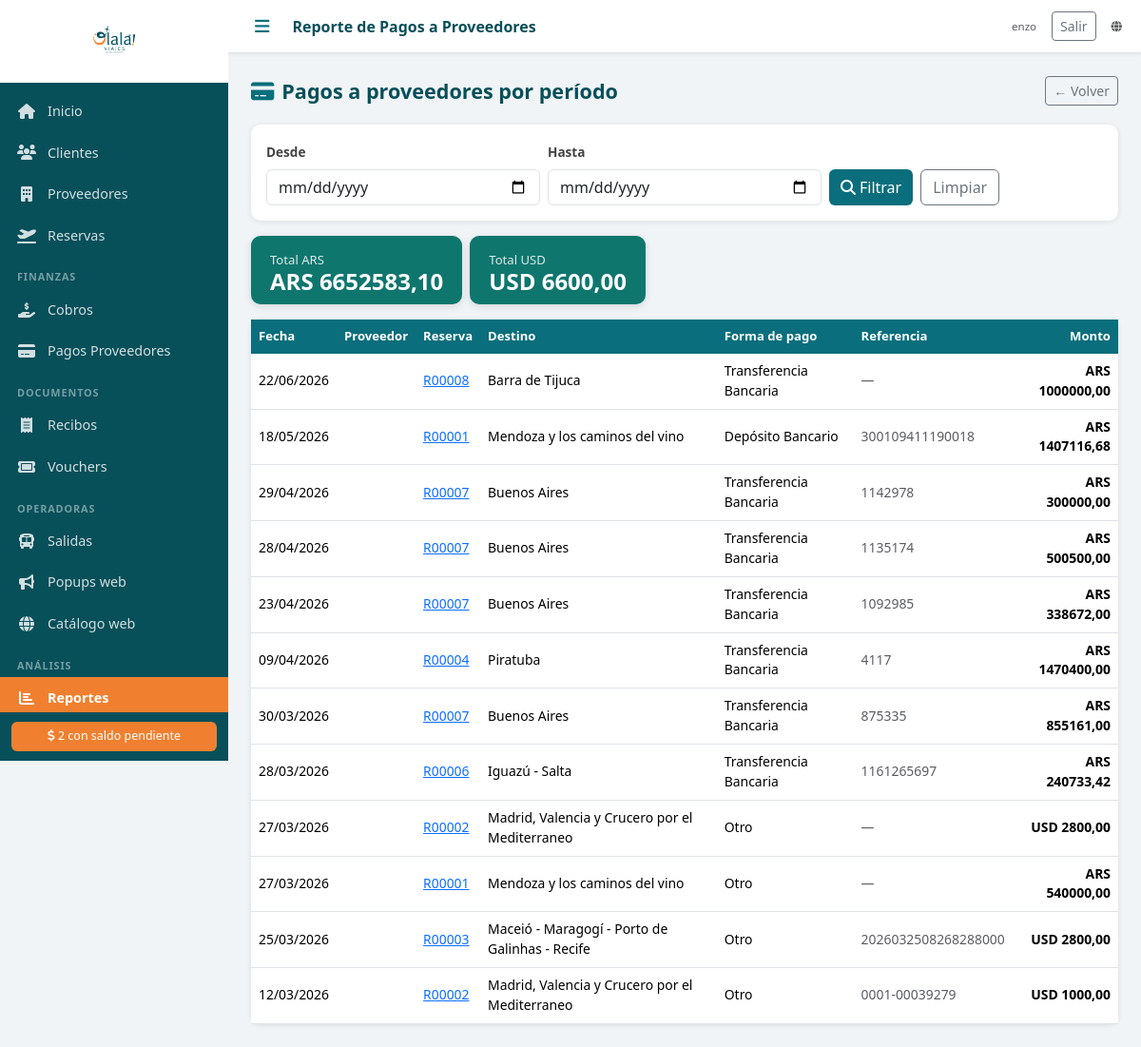
Page /reportes/pagos/ (signed in) on the committed database.
### agencia/models.py (models this page shows, shortened)
class PagoProveedor(models.Model):
    reserva = models.ForeignKey(Reserva, on_delete=models.PROTECT, related_name='pagos_proveedor', verbose_name='Reserva')
    fecha = models.DateField('Fecha')
    monto = models.DecimalField('Monto', max_digits=12, decimal_places=2)
    moneda = models.CharField('Moneda', max_length=3, choices=MONEDAS, default='ARS')
    forma_pago = models.CharField('Forma de pago', max_length=20, choices=FORMAS_PAGO)
    referencia = models.CharField('Referencia / Nro. comprobante', max_length=200, blank=True)
    notas = models.TextField('Notas', blank=True)
    comprobante = models.FileField('Comprobante', upload_to='comprobantes/', blank=True, null=True)
    created_at = models.DateTimeField(auto_now_add=True)
    class Meta:
        verbose_name = 'Pago a Proveedor'
        verbose_name_plural = 'Pagos a Proveedores'
        ordering = ['-fecha']

class Reserva(models.Model):
    ESTADOS = [
        ('PENDIENTE', 'Pendiente'),
        ('CONFIRMADA', 'Confirmada'),
        ('EN_CURSO', 'En curso'),
        ('COMPLETADA', 'Completada'),
        ('CANCELADA', 'Cancelada'),
    ]
    numero = models.CharField('Nro. Reserva', max_length=20, unique=True, blank=True)
    cliente = models.ForeignKey(Cliente, on_delete=models.PROTECT, verbose_name='Cliente titular', related_name='reservas')
    descripcion = models.TextField('Descripción / Observaciones', blank=True)
    destino = models.CharField('Destino', max_length=200)
    fecha_salida = models.DateField('Fecha de salida')
    fecha_regreso = models.DateField('Fecha de regreso', null=True, blank=True)
    pasajeros_adicionales = models.ManyToManyField(
        Cliente, related_name='reservas_como_pasajero',
        blank=True, verbose_name='Pasajeros adicionales'
    )
    precio_venta = models.DecimalField('Precio de venta', max_digits=12, decimal_places=2, default=0)
    moneda_venta = models.CharField('Moneda venta', max_length=3, choices=MONEDAS, default='ARS')
    comision_porcentaje = models.DecimalField('Comisión (%)', max_digits=5, decimal_places=2, default=0)
    estado = models.CharField('Estado', max_length=20, choices=ESTADOS, default='PENDIENTE')
    notas = models.TextField('Notas internas', blank=True)
    created_at = models.DateTimeField(auto_now_add=True)
    updated_at = models.DateTimeField(auto_now=True)
    class Meta:
        verbose_name = 'Reserva'
        verbose_name_plural = 'Reservas'
        ordering = ['fecha_salida']

### agencia/views.py (the view)
# urls.py: path('reportes/pagos/', login_required(views.reporte_pagos), name='reporte_pagos'),
def reporte_pagos(request):
    desde = request.GET.get('desde', '')
    hasta = request.GET.get('hasta', '')
    pagos = PagoProveedor.objects.select_related('reserva__cliente').prefetch_related('reserva__servicios__proveedor').all()
    if desde:
        pagos = pagos.filter(fecha__gte=desde)
    if hasta:
        pagos = pagos.filter(fecha__lte=hasta)
    totales = {}
    for p in pagos:
        totales[p.moneda] = totales.get(p.moneda, Decimal('0')) + p.monto
    return render(request, 'reportes/pagos.html', {
        'pagos': pagos,
        'totales': totales,
        'desde': desde,
        'hasta': hasta,
        'simbolos': SIMBOLOS_MONEDA,
    })

### agencia/context_processors.py (called while the page is built)
def agencia_sitio(request):
    return {'public_web_url': django_settings.PUBLIC_WEB_BASE_URL}

def estado_publicacion_web(request):
    return {'estado_publicacion': None, 'publicacion_log': ''}

def estado_fotos_salidas(request):
    if not request.user.is_authenticated:
        return {'estado_fotos': None}
    from .fotos_utils import resumen_fotos_salidas
    return {'estado_fotos': resumen_fotos_salidas()}

### templates/reportes/pagos.html (shortened to what this page needs)
{% extends 'base.html' %}
{% block topbar_title %}Reporte de Pagos a Proveedores{% endblock %}
{% block content %}
<div class="page-header">
  <h2><i class="fas fa-credit-card me-2 text-teal"></i>Pagos a proveedores por período</h2>
  <a href="{% url 'reportes' %}" class="btn btn-outline-secondary btn-sm">← Volver</a>
</div>
<div class="card mb-3">
  <div class="card-body">
    <form method="get" class="row g-2 align-items-end">
      <div class="col-md-4">
        <label class="form-label">Desde</label>
        <input type="date" name="desde" value="{{ desde }}" class="form-control">
      </div>
      <div class="col-md-4">
        <label class="form-label">Hasta</label>
        <input type="date" name="hasta" value="{{ hasta }}" class="form-control">
      </div>
      <div class="col-md-4 d-flex gap-2">
        <button class="btn btn-teal" type="submit"><i class="fas fa-search me-1"></i>Filtrar</button>
        <a href="{% url 'reporte_pagos' %}" class="btn btn-outline-secondary">Limpiar</a>
      </div>
    </form>
  </div>
</div>
{% if totales %}
<div class="row g-2 mb-3">
  {% for moneda, total in totales.items %}
  <div class="col-auto">
    <div class="stat-card" style="background:#0f766e;padding:12px 20px">
      <div class="stat-label">Total {{ moneda }}</div>
      <div class="stat-number" style="font-size:1.5rem">{{ moneda }} {{ total|floatformat:2 }}</div>
    </div>
  </div>
  {% endfor %}
</div>
{% endif %}
<div class="card">
  <div class="table-responsive">
    <table class="table table-hover mb-0">
      <thead><tr><th>Fecha</th><th>Proveedor</th><th>Reserva</th><th>Destino</th><th>Forma de pago</th><th>Referencia</th><th class="text-end">Monto</th></tr></thead>
      <tbody>
        {% for p in pagos %}
        <tr>
          <td>{{ p.fecha|date:"d/m/Y" }}</td>
          <td>{{ p.reserva.proveedor }}</td>
          <td><a href="{% url 'reserva_detalle' p.reserva.pk %}">{{ p.reserva.numero }}</a></td>
          <td class="small">{{ p.reserva.destino }}</td>
          <td>{{ p.get_forma_pago_display }}</td>
          <td class="small text-muted">{{ p.referencia|default:"—" }}</td>
          <td class="text-end fw-bold moneda-{{ p.moneda }}">{{ p.moneda }} {{ p.monto|floatformat:2 }}</td>
        </tr>
        {% empty %}
        <tr><td colspan="7" class="text-center text-muted py-4">No hay pagos en el período seleccionado.</td></tr>
        {% endfor %}
      </tbody>
    </table>
  </div>
</div>
{% endblock %}

### templates/base.html (shortened to what this page needs)
<!DOCTYPE html>
<html lang="es">
<head>
  {% load static %}
  <link rel="stylesheet" href="https://cdn.jsdelivr.net/npm/bootstrap@5.3.2/dist/css/bootstrap.min.css">
  <link rel="stylesheet" href="https://cdnjs.cloudflare.com/ajax/libs/font-awesome/6.5.0/css/all.min.css">
  <link rel="stylesheet" href="{% static 'css/olala.css' %}">
</head>
<body>
<div class="sidebar" id="sidebar">
  <div class="sidebar-logo">
    <img src="{% static 'img/logo.png' %}" alt="Olalá Viajes" class="logo-img">
  </div>
  <nav class="sidebar-nav">
    <a href="{% url 'dashboard' %}" class="nav-item {% if request.resolver_match.url_name == 'dashboard' %}active{% endif %}">
      <i class="fas fa-home"></i><span>Inicio</span>
    </a>
    <a href="{% url 'clientes_lista' %}" class="nav-item {% if 'cliente' in request.resolver_match.url_name %}active{% endif %}">
      <i class="fas fa-users"></i><span>Clientes</span>
    </a>
    <a href="{% url 'proveedores_lista' %}" class="nav-item {% if 'proveedor' in request.resolver_match.url_name %}active{% endif %}">
      <i class="fas fa-building"></i><span>Proveedores</span>
    </a>
    <a href="{% url 'reservas_lista' %}" class="nav-item {% if 'reserva' in request.resolver_match.url_name %}active{% endif %}">
      <i class="fas fa-plane-departure"></i><span>Reservas</span>
    </a>
    <div class="nav-section">Finanzas</div>
    <a href="{% url 'cobros_lista' %}" class="nav-item {% if 'cobro' in request.resolver_match.url_name %}active{% endif %}">
      <i class="fas fa-hand-holding-dollar"></i><span>Cobros</span>
    </a>
    <a href="{% url 'pagos_proveedor_lista' %}" class="nav-item {% if 'pago_proveedor' in request.resolver_match.url_name %}active{% endif %}">
      <i class="fas fa-credit-card"></i><span>Pagos Proveedores</span>
    </a>
    <div class="nav-section">Documentos</div>
    <a href="{% url 'recibos_lista' %}" class="nav-item {% if 'recibo' in request.resolver_match.url_name %}active{% endif %}">
      <i class="fas fa-receipt"></i><span>Recibos</span>
    </a>
    <a href="{% url 'vouchers_lista' %}" class="nav-item {% if 'voucher' in request.resolver_match.url_name %}active{% endif %}">
      <i class="fas fa-ticket"></i><span>Vouchers</span>
    </a>
    <div class="nav-section">Operadoras</div>
    <a href="{% url 'salidas_lista' %}" class="nav-item {% if 'salida' in request.resolver_match.url_name %}active{% endif %}">
      <i class="fas fa-bus"></i><span>Salidas</span>
    </a>
    <a href="{% url 'popups_lista' %}" class="nav-item {% if 'popup' in request.resolver_match.url_name %}active{% endif %}">
      <i class="fas fa-bullhorn"></i><span>Popups web</span>
    </a>
    <a href="{{ public_web_url }}/" class="nav-item" target="_blank" rel="noopener">
      <i class="fas fa-globe"></i><span>Catálogo web</span>
    </a>
    <div class="nav-section">Análisis</div>
    <a href="{% url 'reportes' %}" class="nav-item {% if 'reporte' in request.resolver_match.url_name %}active{% endif %}">
      <i class="fas fa-chart-bar"></i><span>Reportes</span>
    </a>
  </nav>
  {% if alertas_salidas > 0 or alertas_saldos > 0 %}
  <div class="sidebar-alerts">
    {% if alertas_saldos > 0 %}
    <a href="{% url 'reporte_saldos' %}" class="alert-badge">
      <i class="fas fa-dollar-sign"></i> {{ alertas_saldos }} con saldo pendiente
    </a>
    {% endif %}
  </div>
  {% endif %}
</div>
<div class="main-content">
  <div class="topbar">
    <button class="btn-menu" onclick="toggleSidebar()"><i class="fas fa-bars"></i></button>
    <div class="topbar-title">{% block topbar_title %}{% endblock %}</div>
    <div class="topbar-right d-flex align-items-center gap-3">
      {% if user.is_authenticated %}
      <span class="text-muted small">{{ user.get_username }}</span>
      <form method="post" action="{% url 'logout' %}" class="d-inline mb-0">
        <button type="submit" class="btn btn-sm btn-outline-secondary">Salir</button>
      </form>
      {% endif %}
      <a href="{{ public_web_url }}/" class="text-muted small" target="_blank" rel="noopener" title="Catálogo público (olala-viajes.web.app)"><i class="fas fa-globe"></i></a>
    </div>
  </div>
  <div class="content-area">
    {% block content %}{% endblock %}
  </div>
</div>
</body>
</html>

### static/css/olala.css (style rules this page uses)
:root { --teal: #0a6e7c; --teal-dark: #074f59; --teal-light: #e0f2f5; --orange: #f08030; --orange-light: #fff3e8; --sidebar-width: 240px; --topbar-height: 56px; }
* { box-sizing: border-box; }
body { margin: 0; font-family: 'Segoe UI', sans-serif; background: #f0f4f6; }
.sidebar { position: fixed; top: 0; left: 0; width: var(--sidebar-width); height: 100vh; background: var(--teal-dark); display: flex; flex-direction: column; z-index: 1000; transition: width 0.25s; overflow-x: hidden; }
.sidebar-logo { padding: 16px 12px; background: white; text-align: center; min-height: 80px; display: flex; align-items: center; justify-content: center; }
.logo-img { max-width: 160px; max-height: 55px; object-fit: contain; }
.sidebar-nav { flex: 1; overflow-y: auto; padding: 8px 0; }
.nav-item { display: flex; align-items: center; gap: 12px; padding: 11px 18px; color: rgba(255,255,255,0.82); text-decoration: none; font-size: 0.9rem; transition: background 0.15s, color 0.15s; white-space: nowrap; }
.nav-item.active { background: var(--orange); color: white; font-weight: 600; }
.nav-item i { width: 20px; text-align: center; font-size: 1rem; flex-shrink: 0; }
.nav-section { padding: 14px 18px 4px; font-size: 0.68rem; text-transform: uppercase; letter-spacing: 0.08em; color: rgba(255,255,255,0.45); font-weight: 600; }
.sidebar-alerts { padding: 10px 12px; }
.alert-badge { display: block; background: var(--orange); color: white; padding: 6px 10px; border-radius: 6px; font-size: 0.78rem; text-decoration: none; text-align: center; }
.main-content { margin-left: var(--sidebar-width); min-height: 100vh; transition: margin-left 0.25s; display: flex; flex-direction: column; }
.topbar { height: var(--topbar-height); background: white; border-bottom: 1px solid #dde3e7; display: flex; align-items: center; padding: 0 20px; gap: 16px; position: sticky; top: 0; z-index: 100; box-shadow: 0 1px 4px rgba(0,0,0,0.07); }
.btn-menu { background: none; border: none; font-size: 1.1rem; color: var(--teal); cursor: pointer; padding: 4px 8px; }
.topbar-title { font-size: 1rem; font-weight: 600; color: var(--teal-dark); flex: 1; }
.topbar-right { font-size: 0.82rem; color: #999; }
.content-area { padding: 24px; flex: 1; }
.card { border: none; border-radius: 10px; box-shadow: 0 1px 6px rgba(0,0,0,0.09); }
.stat-card { border-radius: 10px; padding: 20px 24px; color: white; box-shadow: 0 2px 8px rgba(0,0,0,0.12); }
.stat-card .stat-number { font-size: 2.2rem; font-weight: 700; line-height: 1; }
.stat-card .stat-label { font-size: 0.82rem; opacity: 0.85; margin-top: 4px; }
.text-teal { color: var(--teal) !important; }
.table th { background: var(--teal); color: white; font-weight: 600; font-size: 0.82rem; border: none; }
.table td { font-size: 0.87rem; vertical-align: middle; }
.btn-teal { background: var(--teal); color: white; border: none; }
.moneda-ARS { color: #1a7a3a; font-weight: 600; }
.moneda-USD { color: #1a4a7a; font-weight: 600; }
.page-header { display: flex; align-items: center; justify-content: space-between; margin-bottom: 20px; }
.page-header h2 { margin: 0; color: var(--teal-dark); font-size: 1.35rem; font-weight: 700; }
.form-label { font-weight: 600; font-size: 0.85rem; color: #444; }

### rows in the picture
PagoProveedor: totales "ARS", totales "ARS", fecha "22/06/2026", reserva.numero "R00008", reserva.destino "Barra de Tijuca", forma_pago "Transferencia Bancaria", referencia "—", moneda "ARS", monto "1000000,00"
PagoProveedor: totales "USD", totales "USD", fecha "27/03/2026", reserva.numero "R00002", reserva.destino "Madrid, Valencia y Crucero por el Mediterraneo", forma_pago "Otro", referencia "—", moneda "USD", monto "2800,00"
PagoProveedor: fecha "18/05/2026", reserva.numero "R00001", reserva.destino "Mendoza y los caminos del vino", forma_pago "Depósito Bancario", referencia "300109411190018", moneda "ARS", monto "1407116,68"
PagoProveedor: fecha "29/04/2026", reserva.numero "R00007", reserva.destino "Buenos Aires", forma_pago "Transferencia Bancaria", referencia "1142978", moneda "ARS", monto "300000,00"
PagoProveedor: fecha "28/04/2026", reserva.numero "R00007", reserva.destino "Buenos Aires", forma_pago "Transferencia Bancaria", referencia "1135174", moneda "ARS", monto "500500,00"
PagoProveedor: fecha "23/04/2026", reserva.numero "R00007", reserva.destino "Buenos Aires", forma_pago "Transferencia Bancaria", referencia "1092985", moneda "ARS", monto "338672,00"
PagoProveedor: fecha "09/04/2026", reserva.numero "R00004", reserva.destino "Piratuba", forma_pago "Transferencia Bancaria", referencia "4117", moneda "ARS", monto "1470400,00"
PagoProveedor: fecha "30/03/2026", reserva.numero "R00007", reserva.destino "Buenos Aires", forma_pago "Transferencia Bancaria", referencia "875335", moneda "ARS", monto "855161,00"
PagoProveedor: fecha "28/03/2026", reserva.numero "R00006", reserva.destino "Iguazú - Salta", forma_pago "Transferencia Bancaria", referencia "1161265697", moneda "ARS", monto "240733,42"
PagoProveedor: fecha "27/03/2026", reserva.numero "R00001", reserva.destino "Mendoza y los caminos del vino", forma_pago "Otro", referencia "—", moneda "ARS", monto "540000,00"
PagoProveedor: fecha "25/03/2026", reserva.numero "R00003", reserva.destino "Maceió - Maragogí - Porto de Galinhas - Recife", forma_pago "Otro", referencia "2026032508268288000", moneda "USD", monto "2800,00"
PagoProveedor: fecha "12/03/2026", reserva.numero "R00002", reserva.destino "Madrid, Valencia y Crucero por el Mediterraneo", forma_pago "Otro", referencia "0001-00039279", moneda "USD", monto "1000,00"

### other values in the picture
{{ alertas_saldos }} "2"
{{ user.get_username }} "enzo"
{{ total|floatformat:2 }} "6652583,10" "6600,00"
